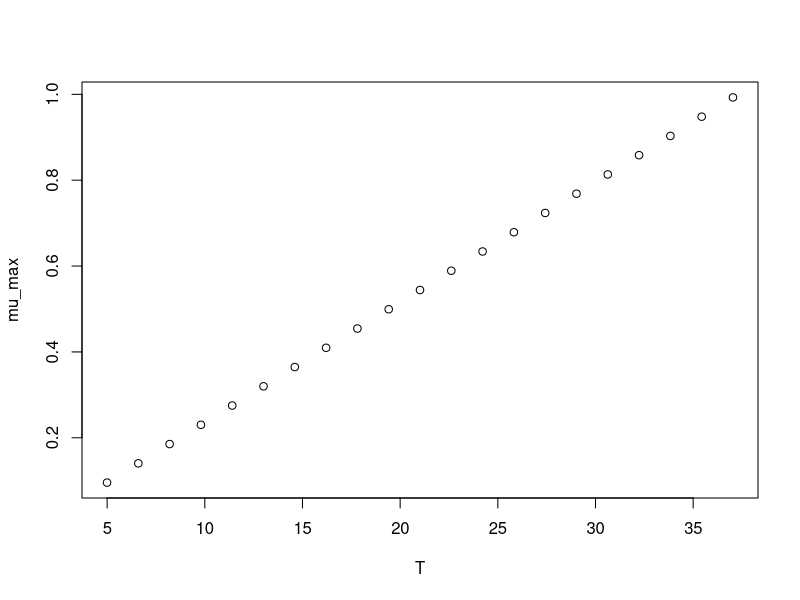

Source code (R):
#############################
# start of Parameter script
#############################
T <- seq(4.995004995005,37.037,length.out=21)
#############################
# end of Parameter script
#############################
############################# 
# start of Model script Gropin ID 1148 
#############################
 
# constant coefficients for this model
 
variables <- data.frame(T)
argumentsPar <- expand.grid(variables)
 
# heart of the model
response_surface <- function(T) {
   mumax <-0.028*(T-1.58)

return(mumax=mumax)
} 

# output parameters
mumax <- cbind(argumentsPar,response_surface(argumentsPar['T']))
colnames(mumax) <- c(colnames(argumentsPar),'mumax')
#############################
# End of Model script
#############################
############################# 
# start of Visualisation script Gropin ID 1148 
#############################
plot(T,mumax$mumax,
                          xlab='T',
                          ylab='mu_max')
#############################
# End of Visualisation script
#############################
